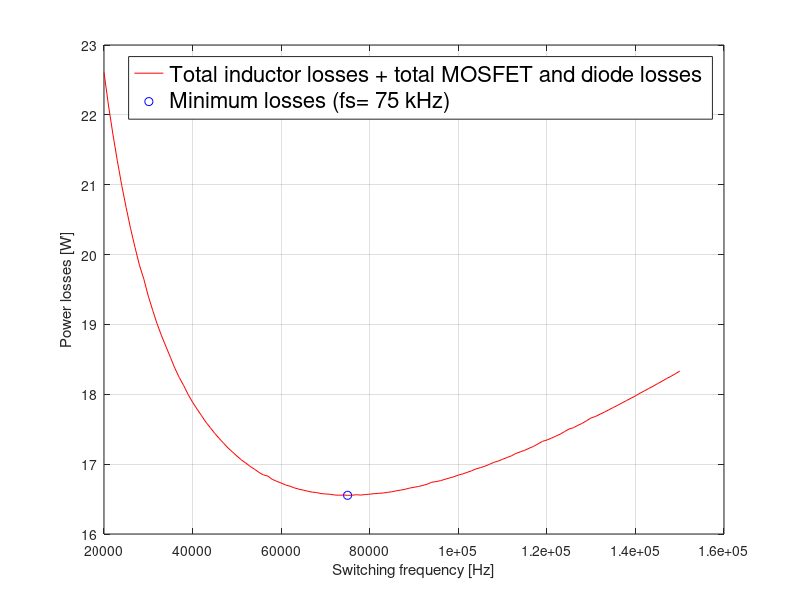

Here is the MATLAB script that generated this plot:
%% Common constans
Vd=230*0.9;
V0=385;

D=1-(Vd/V0); %Duty cycle
I_D_avg_10=10; %average load current
I_D_avg_7=7; %average load current
I_D_avg_6=6; %average load current
I_D_avg_5=5; %average load current
I_D_avg_4=4; %average load current
I_D_avg_3=3; %average load current
I_D_avg_2=2; %average load current




total_mos_diode_losses_10=zeros(131,1);
total_s_loss_mos_di_10=zeros(131,1);

total_mos_diode_losses_7=zeros(131,1);
total_s_loss_mos_di_7=zeros(131,1);

total_mos_diode_losses_6=zeros(131,1);
total_s_loss_mos_di_6=zeros(131,1);

total_mos_diode_losses_5=zeros(131,1);
total_s_loss_mos_di_5=zeros(131,1);

total_mos_diode_losses_4=zeros(131,1);
total_s_loss_mos_di_4=zeros(131,1);

total_mos_diode_losses_3=zeros(131,1);
total_s_loss_mos_di_3=zeros(131,1);

total_mos_diode_losses_2=zeros(131,1);
total_s_loss_mos_di_2=zeros(131,1);

counter=1;

 %For 10A 
 E_sl_mosfet_sic_10=62.742+61.219;
 E_sl_diode_sic_10=-6.531+7.4021;
 
 %For 7A 
 E_sl_mosfet_sic_7=33.668+43.59;
 E_sl_diode_sic_7=-7.3708+7.7226;
 
 %For 6A 
 E_sl_mosfet_sic_6=25.42+36.48;
 E_sl_diode_sic_6=-7.3893+7.7711;
 
 %For 5A 
 E_sl_mosfet_sic_5=19.203+31.37;
 E_sl_diode_sic_5=-7.4823+7.8823;
 
 %For 4A 
 E_sl_mosfet_sic_4=14.94+27.418;
 E_sl_diode_sic_4=-7.6926+7.8167;
 
 %For 3A 
 E_sl_mosfet_sic_3=12.345+22.843;
 E_sl_diode_sic_3=-7.7165+8.0197;
 
 %For 2A 
 E_sl_mosfet_sic_2=11.48+19.36;
 E_sl_diode_sic_2=-7.88+7.9;


 frequencies=20000:1000:150000;
 
for fs=20000:1000:150000
    disp('----------------------------------------------------------')
    disp(fs)
    %switching losses P_sl_mos_diode (I= 10 Ampere)

    P_sl_mosfet_sic_10=E_sl_mosfet_sic_10*10^(-6)*fs;
    P_sl_diode_sic_10=E_sl_diode_sic_10*10^(-6)*fs; 
    
    P_sl_mosfet_sic_7=E_sl_mosfet_sic_7*10^(-6)*fs;
    P_sl_diode_sic_7=E_sl_diode_sic_7*10^(-6)*fs;
    
    P_sl_mosfet_sic_6=E_sl_mosfet_sic_6*10^(-6)*fs;
    P_sl_diode_sic_6=E_sl_diode_sic_6*10^(-6)*fs;
    
    P_sl_mosfet_sic_5=E_sl_mosfet_sic_5*10^(-6)*fs;
    P_sl_diode_sic_5=E_sl_diode_sic_5*10^(-6)*fs;
    
    P_sl_mosfet_sic_4=E_sl_mosfet_sic_4*10^(-6)*fs;
    P_sl_diode_sic_4=E_sl_diode_sic_4*10^(-6)*fs;
    
    P_sl_mosfet_sic_3=E_sl_mosfet_sic_3*10^(-6)*fs;
    P_sl_diode_sic_3=E_sl_diode_sic_3*10^(-6)*fs;
    
    P_sl_mosfet_sic_2=E_sl_mosfet_sic_2*10^(-6)*fs;
    P_sl_diode_sic_2=E_sl_diode_sic_2*10^(-6)*fs;
    

    %%Mosfet Sic
    r_mosfet_sic=0.0875673907; %Sic 
    
    %10A
    I_L_avg_10=(I_D_avg_10*0.81)/(1-D);
    I_L_rms_10=I_L_avg_10/0.9;
    I_mos_rms_10=I_L_rms_10*sqrt(1-(1-D)*(1/0.81));
    P_on_mos_sic_10=I_mos_rms_10^2*r_mosfet_sic;
    
    %7A
    I_L_avg_7=(I_D_avg_7*0.81)/(1-D);
    I_L_rms_7=I_L_avg_7/0.9;
    I_mos_rms_7=I_L_rms_7*sqrt(1-(1-D)*(1/0.81));
    P_on_mos_sic_7=I_mos_rms_7^2*r_mosfet_sic;
    
    %6A
    I_L_avg_6=(I_D_avg_6*0.81)/(1-D);
    I_L_rms_6=I_L_avg_6/0.9;
    I_mos_rms_6=I_L_rms_6*sqrt(1-(1-D)*(1/0.81));
    P_on_mos_sic_6=I_mos_rms_6^2*r_mosfet_sic;
    
    %5A
    I_L_avg_5=(I_D_avg_5*0.81)/(1-D);
    I_L_rms_5=I_L_avg_5/0.9;
    I_mos_rms_5=I_L_rms_5*sqrt(1-(1-D)*(1/0.81));
    P_on_mos_sic_5=I_mos_rms_5^2*r_mosfet_sic;
    
    %4A
    I_L_avg_4=(I_D_avg_4*0.81)/(1-D);
    I_L_rms_4=I_L_avg_4/0.9;
    I_mos_rms_4=I_L_rms_4*sqrt(1-(1-D)*(1/0.81));
    P_on_mos_sic_4=I_mos_rms_4^2*r_mosfet_sic;
    
    %3A
    I_L_avg_3=(I_D_avg_3*0.81)/(1-D);
    I_L_rms_3=I_L_avg_3/0.9;
    I_mos_rms_3=I_L_rms_3*sqrt(1-(1-D)*(1/0.81));
    P_on_mos_sic_3=I_mos_rms_3^2*r_mosfet_sic;
    
    %2A
    I_L_avg_2=(I_D_avg_2*0.81)/(1-D);
    I_L_rms_2=I_L_avg_2/0.9;
    I_mos_rms_2=I_L_rms_2*sqrt(1-(1-D)*(1/0.81));
    P_on_mos_sic_2=I_mos_rms_2^2*r_mosfet_sic;
    
    
    

%     disp(P_on_mos_sic)


    % %%Mosfet Si
    % r_mosfet_si=0.1912125876; %Sic 
    % 
    % I_L_avg=(I_D_avg*0.81)/(1-D);
    % 
    % I_L_rms=I_L_avg/0.9;
    % 
    % I_mos_rms=I_L_rms*sqrt(1-(1-D)*(1/0.81));
    % 
    % P_on_mos_si=I_mos_rms^2*r_mosfet_si;
    % 
    % disp(P_on_mos_si)

%     %%Diode Si
%     r_on_diode=0.08180; %Si
%     V_f=0.365; %Si
% 
%     I_D_rms=I_L_rms*sqrt((1-D)*(1/0.81));
% 
%     P_on_diode_si=V_f*I_D_avg+r_on_diode*I_D_rms^2;

%     fprintf('Diode Si: %d \n',P_on_diode_si);

    %%Diode Sic
    r_on_diode_sic=0.03585; %Si
    V_f_sic=0.8081; %Si
    
    %10A
    I_D_rms_10=I_L_rms_10*sqrt((1-D)*(1/0.81));
    P_on_diode_sic_10=V_f_sic*I_D_avg_10+r_on_diode_sic*I_D_rms_10^2;
   
    %7A
    I_D_rms_7=I_L_rms_7*sqrt((1-D)*(1/0.81));
    P_on_diode_sic_7=V_f_sic*I_D_avg_7+r_on_diode_sic*I_D_rms_7^2;
    
    %4A
    I_D_rms_4=I_L_rms_4*sqrt((1-D)*(1/0.81));
    P_on_diode_sic_4=V_f_sic*I_D_avg_4+r_on_diode_sic*I_D_rms_4^2;
   
    %2A
    I_D_rms_2=I_L_rms_2*sqrt((1-D)*(1/0.81));
    P_on_diode_sic_2=V_f_sic*I_D_avg_2+r_on_diode_sic*I_D_rms_2^2;
    
    %3A
    I_D_rms_3=I_L_rms_3*sqrt((1-D)*(1/0.81));
    P_on_diode_sic_3=V_f_sic*I_D_avg_3+r_on_diode_sic*I_D_rms_3^2;
    
    %5A
    I_D_rms_5=I_L_rms_5*sqrt((1-D)*(1/0.81));
    P_on_diode_sic_5=V_f_sic*I_D_avg_5+r_on_diode_sic*I_D_rms_5^2;
    
    %6A
    I_D_rms_6=I_L_rms_6*sqrt((1-D)*(1/0.81));
    P_on_diode_sic_6=V_f_sic*I_D_avg_6+r_on_diode_sic*I_D_rms_6^2;

%     fprintf('\n\n');
%     disp('Total losses [W] for the Mosfet Sic (20 kHz, 10A):')
    p_tot_mosfet_10=P_sl_mosfet_sic_10+P_on_mos_sic_10;
    p_tot_mosfet_7=P_sl_mosfet_sic_7+P_on_mos_sic_7;
    p_tot_mosfet_4=P_sl_mosfet_sic_4+P_on_mos_sic_4;
    p_tot_mosfet_2=P_sl_mosfet_sic_2+P_on_mos_sic_2;
    p_tot_mosfet_3=P_sl_mosfet_sic_3+P_on_mos_sic_3;
    p_tot_mosfet_5=P_sl_mosfet_sic_5+P_on_mos_sic_5;
    p_tot_mosfet_6=P_sl_mosfet_sic_6+P_on_mos_sic_6;

%     fprintf('\n\n');
%     disp('Total losses [W] for the Diode Si (20 kHz, 10A):')
    p_tot_diode_10=P_sl_diode_sic_10+P_on_diode_sic_10;
    p_tot_diode_7=P_sl_diode_sic_7+P_on_diode_sic_7;
    p_tot_diode_4=P_sl_diode_sic_4+P_on_diode_sic_4;
    p_tot_diode_2=P_sl_diode_sic_2+P_on_diode_sic_2;
    p_tot_diode_3=P_sl_diode_sic_3+P_on_diode_sic_3;
    p_tot_diode_5=P_sl_diode_sic_5+P_on_diode_sic_5;
    p_tot_diode_6=P_sl_diode_sic_6+P_on_diode_sic_6;

%     fprintf('\n\n');
%     disp('Total losses [W] for the Mosfet Sic and Diode Si (20 kHz, 10A):')
    %p_tot_mos_diode
    p_tot_sic_sic_10=p_tot_mosfet_10+p_tot_diode_10;
    p_tot_sic_sic_7=p_tot_mosfet_7+p_tot_diode_7;
    p_tot_sic_sic_4=p_tot_mosfet_4+p_tot_diode_4;
    p_tot_sic_sic_2=p_tot_mosfet_2+p_tot_diode_2;
    p_tot_sic_sic_3=p_tot_mosfet_3+p_tot_diode_3;
    p_tot_sic_sic_5=p_tot_mosfet_5+p_tot_diode_5;
    p_tot_sic_sic_6=p_tot_mosfet_6+p_tot_diode_6;
  
    
    total_s_loss_mos_di_10(counter)=P_sl_diode_sic_10+P_sl_mosfet_sic_10;
    total_mos_diode_losses_10(counter)=p_tot_sic_sic_10; 
    
    total_s_loss_mos_di_7(counter)=P_sl_diode_sic_7+P_sl_mosfet_sic_7;
    total_mos_diode_losses_7(counter)=p_tot_sic_sic_7; 
    
    total_s_loss_mos_di_4(counter)=P_sl_diode_sic_4+P_sl_mosfet_sic_4;
    total_mos_diode_losses_4(counter)=p_tot_sic_sic_4; 
    
    total_s_loss_mos_di_2(counter)=P_sl_diode_sic_2+P_sl_mosfet_sic_2;
    total_mos_diode_losses_2(counter)=p_tot_sic_sic_2; 
    
    total_s_loss_mos_di_3(counter)=P_sl_diode_sic_3+P_sl_mosfet_sic_3;
    total_mos_diode_losses_3(counter)=p_tot_sic_sic_3; 
    
    
    total_s_loss_mos_di_5(counter)=P_sl_diode_sic_5+P_sl_mosfet_sic_5;
    total_mos_diode_losses_5(counter)=p_tot_sic_sic_5; 
    
    
    total_s_loss_mos_di_6(counter)=P_sl_diode_sic_6+P_sl_mosfet_sic_6;
    total_mos_diode_losses_6(counter)=p_tot_sic_sic_6; 
    
    
    counter=counter+1; 
end

%Inductor losses

%10A
inductor_losses_10=[43.641688939495296, 42.08039249033523, 40.65424241874269, 39.30832973424822, 38.08577314041921, 36.934546779393344, 35.87401978342787, 34.877999017810424, 33.94380870954809, 33.06892923884667, 32.25099212326097, 31.467194997058833, 30.73666643456943, 30.037449428063518, 29.36853877182487, 28.748341711445317, 28.156019509376073, 27.571865762321526, 27.033007395564596, 26.519554914446616, 26.030759848396293, 25.54798781127517, 25.088898242559353, 24.670314979164704, 24.239091015003236, 23.847115917170704, 23.4593728939865, 23.092588499049214, 22.72963118547784, 22.386889178061228, 22.047594737610332, 21.727816842123342, 21.411131467218667, 21.113306970843524, 20.83388842864583, 20.54142685758825, 20.267062300850714, 20.010371079826015, 19.755844699852858, 19.503473753597813, 19.268104757376825, 19.03462600406236, 18.80302966237239, 18.587814538278263, 18.359841572171664, 18.162292650636022, 17.95197300780266, 17.757346853377772, 17.56412292608318, 17.372295996872328, 17.195639406242613, 17.00649042271444, 16.832308582686228, 16.67281140068595, 16.50090205208094, 16.34349258749729, 16.187079458702186, 16.031659378019555, 15.877229066532214, 15.723785253786598, 15.584236223018731, 15.445508173632389, 15.307598575924471, 15.170504907187402, 15.034224651488236, 14.898755299455953, 14.776560512080332, 14.655029308161545, 14.534159789997362, 14.413950065330125, 14.294398247186972, 14.175502453725443, 14.069330579155434, 13.95167459897989, 13.84661280411544, 13.74207404180789, 13.638056934518428, 13.534560108740274, 13.431582194889899, 13.32912182720169, 13.227177643625868, 13.137285713975812, 13.04779712866585, 12.94727676094029, 12.858643423736234, 12.77041041625423, 12.68257677688478, 12.595141546886449, 12.508103770315564, 12.432589512550841, 12.3462929863859, 12.260391173245303, 12.18586468123508, 12.10069898004174, 12.02681255085523, 11.953223193707991, 11.879930264320203, 11.806933120479831, 11.734231121996707, 11.661823630657748, 11.589710010183364, 11.517889626184965, 11.44636184612356, 11.385629386749688, 11.314641953769117, 11.254369250312616, 11.183919977380986, 11.124105135606458, 11.064500388722507, 11.005105330769336, 10.93568334879812, 10.876742531835914, 10.818010134030642, 10.759485754933236, 10.70116899539552, 10.643059457544759, 10.585156744758834, 10.527460461641931, 10.47991950400461, 10.422599304388031, 10.375368856275896, 10.318423401950092, 10.261682537725251, 10.214930290348432, 10.158562125615484, 10.112117522136895, 10.056120739735471, 10.009982665804875, 9.96398299248165, 9.918121486622011, 9.862828548670688];


%7A
inductor_losses_7=[25.95199442959612, 25.02938678440183, 24.180612114567683, 23.401841672410775, 22.672992713714578, 21.991794467359266, 21.356115178465185, 20.779573116070935, 20.213452363540423, 19.88435660762872, 19.24539263333032, 18.7804144898688, 18.322943014833495, 17.929520443421982, 17.597644957058325, 17.214646533374882, 16.81004333863884, 16.46528606662359, 16.191362931566736, 15.828976754422095, 15.53633615135267, 15.285508678227485, 15.024765352799285, 14.729624988299369, 14.524452476284743, 14.260202377647076, 14.059382441542528, 13.836548503080644, 13.604247870302258, 13.409586427011115, 13.20519056621868, 13.025791349997478, 12.848005771888172, 12.638054584719717, 12.497244608759397, 12.302140782529921, 12.141887286680678, 12.081025668846465, 11.8470583302329, 11.71212200861962, 11.588822071688622, 11.413700047057876, 11.313381546845877, 11.151366698851215, 11.021697338263543, 10.923657375122259, 10.785593940598297, 10.668796144223839, 10.572829054771692, 10.437692372002159, 10.352959926457487, 10.258865976221578, 10.126373476127688, 10.02396692385438, 9.960685344608597, 9.830727045437262, 9.739767561126813, 9.67766565939156, 9.559500166400106, 9.488824582582568, 9.409214912913848, 9.330041852247842, 9.251304046969807, 9.145663415594672, 9.067943147962305, 8.990653743749643, 8.913793886233664, 8.855179524361837, 8.787942941670606, 8.721038772819867, 8.663252332912812, 8.570756338044141, 8.496249245467071, 8.448077545963853, 8.451882784602894, 8.33511138618221, 8.244903790073561, 8.189183001161473, 8.133706269811677, 8.078472964160282, 8.031848965903327, 7.960410240887813, 7.914227355404376, 7.851711046118623, 7.838849291688327, 7.760333414240569, 7.690462737503597, 7.653405863313852, 7.624555666227708, 7.539392653883962, 7.502805467594433, 7.450373443906102, 7.3981771789553985, 7.401668970844197, 7.318113367483729, 7.266513422872661, 7.230781294256096, 7.17957673298776, 7.183001720608825, 7.186435426992722, 7.065828031488924, 7.030730167266631, 6.988086950029684, 6.937987627288612, 6.941337538661554, 6.944695564545532, 6.826700903961772, 6.814938795000207, 6.765633127565679, 6.768930946973922, 6.772236444719831, 6.67096743274067, 6.629725656005476, 6.588646049235154, 6.547728274656068, 6.521610848116531, 6.480957206480776, 6.440464494295654, 6.421868661450938, 6.3816094029600805, 6.348708317970181, 6.337470319492317, 6.297545216907877, 6.272061210462034, 6.225281987311011, 6.199981902280932, 6.174746379051087, 6.149575297008963, 6.110400084644411, 6.085393563719709, 6.0534609532435];

%4A
inductor_losses_4=[11.74321428345213, 11.300585074723415, 10.93026458997509, 10.588009539943513, 10.252864384938219, 9.972788682943103, 9.678886826593395, 9.418492475235649, 9.180941354695356, 8.947335983670536, 8.73528168457027, 8.543916902796223, 8.346728004692954, 8.160962019220648, 7.994554909608231, 7.838587617338881, 7.676482738604241, 7.532587116195731, 7.390443805975009, 7.257867284740329, 7.126830941120869, 7.0126304406310656, 6.899610727243551, 6.787764477186127, 6.6770845186685674, 6.5896190560475585, 6.466463906466641, 6.373561780559614, 6.295798828480438, 6.190309405369771, 6.113972719774251, 6.024320262981981, 5.949284396414328, 5.888533465257182, 5.794196947309328, 5.727709031862667, 5.655018300099214, 5.589534652466965, 5.524525277137465, 5.459987977663152, 5.402408688587855, 5.34520625650791, 5.281976602453838, 5.244660173790194, 5.175843471639354, 5.1201320390537965, 5.077269413929981, 5.022209610704211, 4.986020706695743, 4.931565360910715, 4.877473603815929, 4.8358538816695065, 4.794447918013227, 4.747260851276, 4.706311518102199, 4.6715042333159245, 4.630945072379586, 4.608229175838727, 4.550455273908063, 4.516333214884319, 4.488149764005626, 4.454300711699679, 4.409133360542412, 4.375634041092071, 4.342282510608186, 4.314730763559061, 4.28164721119901, 4.248710050675205, 4.221497903995739, 4.194384065946697, 4.161831381449542, 4.134934225248368, 4.108134339448765, 4.081431405281871, 4.0602775900117285, 4.028315167195269, 4.001901275325355, 3.9755831586506303, 3.960102228295628, 3.9285806085672017, 3.907858585978208, 3.8818790482876593, 3.861288317343676, 3.851325750441759, 3.815016425337193, 3.7946130561593794, 3.7742664048558145, 3.753976296966707, 3.738940348958112, 3.7135650444392807, 3.6934435812833275, 3.6785276188317737, 3.6533682283304407, 3.633414054188546, 3.6339499021232164, 3.5987574243312923, 3.5840274154410823, 3.564262348098709, 3.5495991102628377, 3.5299279000392527, 3.535456886982522, 3.4957532261188096, 3.4812222492218385, 3.4667184571694913, 3.452241757037739, 3.4328337063532293, 3.418422214189953, 3.40403756132019, 3.389679668995697, 3.3753484617961527, 3.365945729504115, 3.3565516761027254, 3.3325142452611214, 3.3182890885949483, 3.308946862425071, 3.294763024341893, 3.2806054252866756, 3.266474014057409, 3.2571846872669634, 3.2430941472479873, 3.229029651589118, 3.2197777463312924, 3.205753837428529, 3.1965244111596895, 3.182540918755347, 3.1733337786600435, 3.1593905509541607, 3.150205521497915, 3.1363024244811077, 3.1271393467977227, 3.122696155156148];

%2A
inductor_losses_2=[4.684193004526896, 4.535222627587588, 4.4005407794217675, 4.279475848761519, 4.165921707671524, 4.054171303037673, 3.9548552709631517, 3.8674753973426976, 3.7812078823447894, 3.711420022924245, 3.6220731290082133, 3.553927088704224, 3.486479096980552, 3.4344206187561626, 3.363335388210838, 3.3074263127746995, 3.251991161852878, 3.201736874309453, 3.1565361451130367, 3.1116339269492777, 3.0670275925140684, 3.0272831882157147, 2.98776129667309, 2.9529684386338646, 2.913853973488899, 2.8794053572276104, 2.849537696702714, 2.819773706374312, 2.7901122511984475, 2.756198188498524, 2.73109327233852, 2.7017343172567725, 2.6853509456968134, 2.6561190049737586, 2.639758866487499, 2.606413799819067, 2.598544348160739, 2.5737491046634036, 2.549007833732027, 2.5243205568309284, 2.5038442962848717, 2.487532369262048, 2.4712119890767434, 2.450759325950366, 2.438544787276264, 2.4221975890054246, 2.4058411789542564, 2.397644661409191, 2.37717113489017, 2.3607752404340223, 2.3484215412801746, 2.3360393980606293, 2.323628712895569, 2.3111894301766336, 2.2987215350509578, 2.2942656954415295, 2.289768535592343, 2.265148636404649, 2.2565574018656203, 2.247926207595934, 2.235263409903604, 2.2305435568535246, 2.217807893671785, 2.209019980697245, 2.2001919639433276, 2.1952960616391177, 2.2062960934490223, 2.177431489821239, 2.172403486833248, 2.1713010840160414, 2.1503354629122784, 2.1491302786339044, 2.1360195182960053, 2.130770861789473, 2.1254782034342212, 2.1240920773827514, 2.1226663798536345, 2.1172409643480172, 2.0999222502747266, 2.094409776156368, 2.088853375168373, 2.0832530957066044, 2.0776089993334095, 2.071921160436907, 2.070130268144008, 2.064354221009676, 2.0585346398394155, 2.0526716466696633, 2.0507065137414964, 2.0526505678966256, 2.038761950199564, 2.0366671647353343, 2.03058611372063, 2.0284061845465287, 2.026185398371797, 2.0199733165567046, 2.01766749466381, 2.015320799437055, 2.012933218279971, 2.0065470604256115, 2.0040747627185125, 2.001561653069502, 1.999007747155357, 1.9964130672508043, 1.993777642090017, 1.991101506731557, 1.9883847024266488, 1.9856272764906686, 1.9828292821777436, 1.9799907785583444, 1.9850894072019805, 1.9741925080495497, 1.9792189663039714, 1.9722254072944256, 1.9771921912552297, 1.9661092284206845, 1.9669944455619515, 1.9758861482589611, 1.9606418613684375, 1.957405854486006, 1.9581455246690964, 1.954831763857013, 1.9514785141717121, 1.9521108737290793, 1.9527120151404582, 1.9492434041500926, 1.9457356913838841, 1.9462296355773503, 1.9426451066988066, 1.943069906726274, 1.9475235490747693];

%3A
inductor_losses_3=[7.899512783659338, 7.628916537513341, 7.3881105558402655, 7.160023824497824, 6.9441277441010545, 6.7473815870439555, 6.568911610683392, 6.407923888148137, 6.2423723073797746, 6.093545934654452, 5.967672685995968, 5.816256991649174, 5.69404674136907, 5.580075417740288, 5.467544438110544, 5.362890790990014, 5.259493259014753, 5.16363957454161, 5.081337800685163, 4.987506817368103, 4.906945025518669, 4.827182441291026, 4.754196375326189, 4.681881696754753, 4.610234102194344, 4.545069018679731, 4.480456544503953, 4.422116549537312, 4.358549029875765, 4.32371049810811, 4.249786814844416, 4.198778431889952, 4.148124859986812, 4.0978241521671155, 4.0533054127702, 4.003664934119344, 3.9597279024486265, 3.9267178875568405, 3.877956235376171, 3.840053813877759, 3.797123383534279, 3.76485449565183, 3.732730341259125, 3.6904558960508003, 3.6586692096009066, 3.621935392651921, 3.590457707985758, 3.5591208317407395, 3.527924115228262, 3.5018553458583295, 3.47091193144766, 3.4450496455864026, 3.4143574015949762, 3.3886996013497224, 3.363133121248019, 3.3376575477981563, 3.3122724949618423, 3.2917972176880386, 3.2665716146040094, 3.251006681754557, 3.221151315639043, 3.2009196219701663, 3.18074015588185, 3.160612653763639, 3.140536870948444, 3.120512581124628, 3.100539575769388, 3.0806176636023777, 3.06074667005855, 3.0455502470931215, 3.0257645836542544, 3.010625763890626, 3.0000994434872426, 2.9758429868560707, 2.9607836936830663, 2.9502973978916893, 2.9352712875348095, 2.920267312127499, 2.9098060341327825, 2.890325341095302, 2.8708943680765246, 2.860470741147726, 2.8455760180537766, 2.830702932754657, 2.815851437050969, 2.805460510932179, 2.790640311989597, 2.78026171319513, 2.7698855993910407, 2.7551060624873034, 2.7447418538700665, 2.7343799113445635, 2.7284043185790763, 2.7092903856396098, 2.6989421664875373, 2.6885960078534685, 2.678251867161119, 2.667909707796454, 2.6575694989740386, 2.651559113195826, 2.641215254860422, 2.6308732587468246, 2.6205331159055665, 2.6101948226039586, 2.604153299575512, 2.593811085269123, 2.5877550706439902, 2.5774088591695605, 2.567064490868134, 2.5609879330392604, 2.550639549935916, 2.544548162968911, 2.538447780982584, 2.5280894697114986, 2.5219741074579307, 2.5158496504662047, 2.5054814480872825, 2.499341924829269, 2.4931932379150696, 2.4870353620322385, 2.4766515025536786, 2.470478521299895, 2.4642963203931085, 2.458104886569067, 2.4519042093978047, 2.449894098772597, 2.4394750971599573, 2.433246654950804, 2.4270089550124845, 2.4207620003419166, 2.4145057964796397];

%5A
inductor_losses_5=[16.025010823605168, 15.463264742228462, 14.93979482015083, 14.4527272047085, 14.012341439635248, 13.604501392670764, 13.216150411372702, 12.85791376131277, 12.517307561219436, 12.204663688861968, 11.908014789891228, 11.626790914726929, 11.360450069865516, 11.108477428797057, 10.870384578225126, 10.645708798793276, 10.424100398950532, 10.225094065798396, 10.028592613683928, 9.844120933918138, 9.6618825866926, 9.49118021262107, 9.331674226009556, 9.173927643464397, 9.026947763538663, 8.88151061102514, 8.746442058690901, 8.612716668021285, 8.480327021874086, 8.357843802376408, 8.245017000145516, 8.124754102352815, 8.01398092153735, 7.912469118948772, 7.803580903194136, 7.703802982185765, 7.604851902584785, 7.51473238397786, 7.42530347452186, 7.336562085167941, 7.248505168363074, 7.168899476545873, 7.082141911179302, 7.0037144476875035, 6.933450241411946, 6.856082004406007, 6.786769335408586, 6.7104519103975875, 6.649487864007461, 6.581515576966738, 6.513986640309003, 6.4541648475639715, 6.387469591008132, 6.3355683512082885, 6.269652983583799, 6.211263656084683, 6.16027242239902, 6.102528551376061, 6.052101882758512, 5.994999113154989, 5.9451330792897386, 5.895527763258166, 5.846182306344948, 5.803889334063659, 5.755024967795031, 5.70641803848622, 5.664758396379299, 5.623288072436181, 5.575377014443411, 5.534314079964183, 5.493438664893404, 5.452750207122796, 5.418755866227619, 5.378409369855162, 5.338248251525129, 5.3046941312353075, 5.264872041392088, 5.231600884139235, 5.1921159784759014, 5.1591261427904405, 5.1262639581638, 5.093529071324518, 5.0609211352823955, 5.0284398091677485, 4.996084758075445, 4.9638556529135585, 4.937896379064875, 4.90589360930396, 4.874015864965564, 4.848338450033593, 4.822741523309768, 4.791188089583153, 4.765770873410039, 4.740433480128935, 4.709202085763984, 4.68404304770729, 4.658963205291902, 4.633962363679339, 4.609040331803477, 4.584196922287035, 4.559431951360213, 4.534745238781416, 4.515956138149512, 4.491406236600184, 4.466934090975355, 4.442539534291961, 4.423970306263878, 4.399711325636298, 4.381244134756281, 4.357120163369638, 4.338754502919454, 4.314764996337182, 4.296500380729872, 4.278279072165937, 4.260100965177089, 4.236359834882823, 4.218281879969182, 4.200246816502031, 4.182254547935279, 4.164304979825893, 4.146398019794659, 4.12853357748778, 4.110711564539348, 4.09293189453459, 4.075194482973932, 4.057499247237803, 4.039846106552199, 4.027672883403003, 4.010089722112548, 3.992548430525213, 3.980449815819485];

%6A
inductor_losses_6=[20.791349877812014, 20.04353296686118, 19.373355845658395, 18.747370904501814, 18.163500424018135, 17.619797656328807, 17.114442036154536, 16.645734647023836, 16.212093939064026, 15.799019785487584, 15.405777566281431, 15.04427583781409, 14.688425883802491, 14.362635604191427, 14.05371019903141, 13.761093985967058, 13.47252694738108, 13.211123296511488, 12.953086173891224, 12.709676842943228, 12.48045001738676, 12.253962427688542, 12.041087105349847, 11.841430633302998, 11.64396366924309, 11.448673417502368, 11.276403650754908, 11.095517355732982, 10.926764117895194, 10.769825379399661, 10.614372066976642, 10.460396581027375, 10.317733415949874, 10.176350129872052, 10.036240501872715, 9.906982670248643, 9.77881786757655, 9.65174105847201, 9.535095380129528, 9.419373548751937, 9.304571539421227, 9.199818204211514, 9.086770645191288, 8.983623919155747, 8.890173893521814, 8.788487204339347, 8.696364338543598, 8.604871001411267, 8.514004775885622, 8.423763266493665, 8.342715380776259, 8.253656766089218, 8.173674432257648, 8.094195290394394, 8.015217550639525, 7.945044363058277, 7.86701130741562, 7.797679735105521, 7.728743400398951, 7.660200994431924, 7.592051221024388, 7.5242927962645565, 7.456924448109005, 7.397876877663926, 7.339130366142916, 7.2728327843525715, 7.214725867547615, 7.156917172600395, 7.099405802813405, 7.0498816495995955, 6.992922394802425, 6.936257916948998, 6.887464320650655, 6.838890084565787, 6.7830257095409, 6.734922297838438, 6.687036354887768, 6.639367285314925, 6.591914499974584, 6.544677415783, 6.504961664155096, 6.458120705621383, 6.411493798661803, 6.372291575850179, 6.333240987856549, 6.287186277144719, 6.248465646652656, 6.209895459204097, 6.171475341373254, 6.1332049239659465, 6.095083841918436, 6.057111734199088, 6.019288243712756, 5.981613017207777, 5.950992078281292, 5.913584888871994, 5.876324969563997, 5.84604146851497, 5.809047752228932, 5.778980530763388, 5.7490100937784465, 5.712399900830538, 5.68264426667933, 5.652984736394792, 5.6234210977176495, 5.593953140990345, 5.564580659103015, 5.535303447440786, 5.506121303832341, 5.477034028499729, 5.4480414240093635, 5.4191432952241625, 5.396836442671292, 5.368105092907794, 5.339467673278666, 5.317361480243786, 5.288889840084823, 5.266911251603315, 5.238604759693757, 5.2167532317905785, 5.188611271963753, 5.166886274897447, 5.145216233614483, 5.117309263208136, 5.09576500027546, 5.074275347863903, 5.052840198645585, 5.03145944675013, 5.003927208526079, 4.982671065790308, 4.961468997483369];
%---------------------------------------------------------------%

total_losses_inductor_mos_di=(inductor_losses_7+inductor_losses_4+inductor_losses_2+...
    inductor_losses_3+inductor_losses_5+inductor_losses_6)./6....
    +((total_mos_diode_losses_7+total_mos_diode_losses_4+total_mos_diode_losses_2+...
    total_mos_diode_losses_3+total_mos_diode_losses_5+total_mos_diode_losses_6)./6)';

figure
plot(frequencies,total_losses_inductor_mos_di,'r')
[Min,I]=min(total_losses_inductor_mos_di);
hold on
plot(frequencies(I),total_losses_inductor_mos_di(I),'bo')
grid on
xlabel('Switching frequency [Hz]')
ylabel('Power losses [W]')
legend({'Total inductor losses + total MOSFET and diode losses', 'Minimum losses (fs= 75 kHz)'},'FontSize',16)
disp(Min)
disp(frequencies(I))